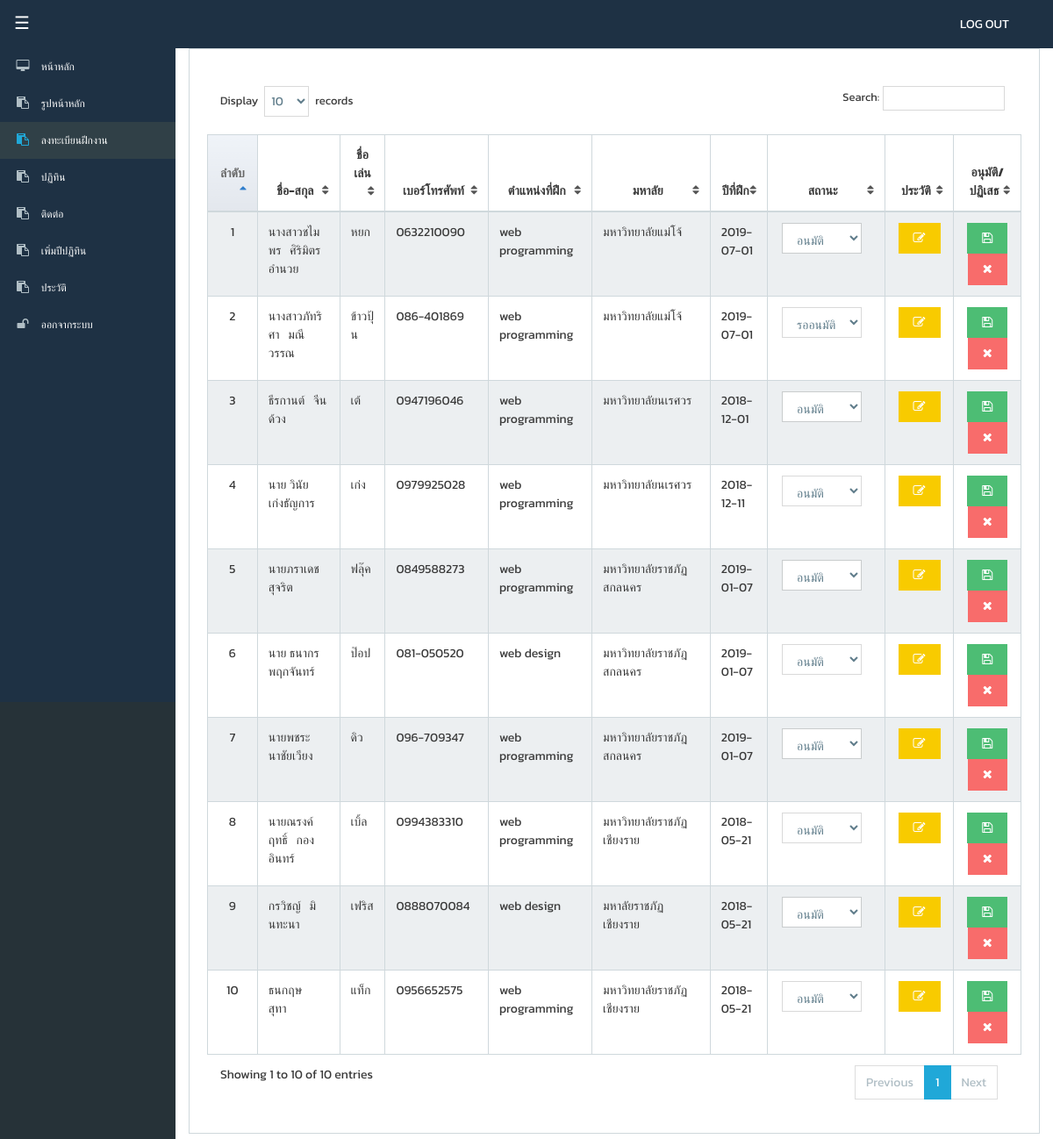
/admin/index.php?module=register&action=register_list (signed in), run on the app's committed database.
### tables this page shows
CREATE TABLE IF NOT EXISTS `tb_student` (
  `id` int(11) NOT NULL AUTO_INCREMENT,
  `Name` varchar(30) NOT NULL,
  `Surname` varchar(30) NOT NULL,
  `Nickname` varchar(20) NOT NULL,
  `Tel` varchar(10) NOT NULL,
  `B_Date` date NOT NULL,
  `Address` varchar(100) NOT NULL,
  `File1` varchar(70) NOT NULL,
  `File2` varchar(70) NOT NULL,
  `Disease` varchar(50) NOT NULL,
  `family` varchar(30) NOT NULL,
  `Status` varchar(30) NOT NULL,
  `Introduce` varchar(30) NOT NULL,
  `DateStart` date NOT NULL,
  `DateEnd` date NOT NULL,
  `University` varchar(50) NOT NULL,
  `Gpa1` varchar(10) NOT NULL,
  `School` varchar(50) NOT NULL,
  `Gpa2` varchar(10) NOT NULL,
  `Diploma` varchar(50) NOT NULL,
  `Gpa3` varchar(10) NOT NULL,
  `S_Primary` varchar(50) NOT NULL,
  `Gpa4` varchar(10) NOT NULL,
  `_attention` varchar(100) NOT NULL,
  `Skill` varchar(100) NOT NULL,
  `Tel2` varchar(10) NOT NULL,
  `_Email` varchar(50) NOT NULL,
  `_Facebook` varchar(50) NOT NULL,
  `_Line_id` varchar(30) NOT NULL,
  `_Contact` varchar(30) NOT NULL,
  `_Namecontact` varchar(50) NOT NULL,
  `_Telcontact` varchar(10) NOT NULL,
  `_Position` varchar(30) NOT NULL,
  `status1` tinyint(1) NOT NULL,
  `year_start` int(4) NOT NULL,
  `year_end` int(4) NOT NULL,
  PRIMARY KEY (`id`)
);

### admin/include/function.php (called while the page is built, shortened)
<?php
	function get_module($module,$action){
		include("module/".$module."/index.php");
	}
?>

### admin/module/register/register_function.php (the view, shortened to what this page needs)
<?php
function register_list(){
?>
<?php
  $resule_register=mysql_query("SELECT * FROM tb_student  where id and status1 != '2' ORDER BY id DESC") or die(mysql_error());
?>
<div class="row">
  <div class="col-lg-12">
      <div class="card">
<div class="card-block">
<form name="listregister" action ="index.php?
module=register&action=delete_register" method ="post" enctype="multipart/form-data">
<div class="table-responsive" style="margin-top: 10px;">
    <table class="table table-striped table-bordered table-hover " id="dataTables-example" >
      <thead>
        <tr>
          <th style="color: #696969;">ลำดับ</th>
          <th width="15%">ชื่อ-สกุล</th>
          <th width="6%">ชื่อเล่น</th>
          <th width="11%">เบอร์โทรศัพท์</th>
          <th width="12%">ตำแหน่งที่ฝึก</th>
          <th width="20%">มหาลัย</th>
          <th width="8%">ปีที่ฝึก</th>
          <th width="8%">สถานะ</th>
          <th width="8%">ประวัติ</th>
          <th>อนุมัติ/ปฏิเสธ</th>
        </tr>
      </thead>
    <tbody>
<?php
$i =1;
  while($row_register = mysql_fetch_array($resule_register)){
?>
    <tr class="odd gradeX">
    <td align ="center"><?php echo $i; ?></td>
    <td>
          <a><?php echo $row_register['Name']; ?> &nbsp; <?php echo $row_register['Surname']; ?></a>
    </td>
    <td>
          <a><?php echo $row_register['Nickname']; ?> </a>
    </td>
    <td>
          <a><?php echo $row_register['Tel']; ?> </a>
    </td>
    <td>
          <a><?php echo $row_register['_Position']; ?> </a>
    </td>
    <td>
          <a><?php echo $row_register['University']; ?> </a>
    </td>
    <td>
      <a><?php echo $row_register['DateStart']; ?></a>
    </td>
    <td>
      <form name="confirm" action="index.php?module=register&action=confirm_register" method="post">
          <select name="status" class="form-control">
            <option value="0" <?php if($row_register['status1']==0){ echo "selected"; } ?>>รออนุมัติ</option>
            <option value="1" <?php if($row_register['status1']==1){ echo "selected"; } ?>>อนุมัติ</option>
          </select>
      </form>
    </td>
    <td align ="center">
      <div class="btn-all">
        <a href ="index.php?module=register&action=edit_register&id=<?php echo $row_register['id']; ?>" class="btn btn-warning">
        <i class='fa fa-edit'></i></a>
      </div>
    </td>
    <td align ="center">
      <div class="btn-all">
         <button class="btn btn-success" type="submit">
        <i class='fa fa-save'></i></button>
        <a href ="index.php?module=register&action=delete_register&id=<?php echo $row_register['id']; ?>" onclick="return confirm('คุณแน่ใจว่าต้องการปฏิเสธ?')" class="btn btn-danger">
        <i class="fa fa-remove"></i></a>
      </div>
    </td>
    </tr>
<?php
  $i++;
}
?>
    </tbody>
 </table>
</form>
 </div>
<?php
}
?>

### data on the page
tb_student: Name "นางสาวชไมพร", Surname "ศิริมิตรอำนวย", Nickname "หยก", Tel "0632210090", _Position "web programming", University "มหาวิทยาลัยแม่โจ้", DateStart "2019-07-01", status "อนุมัติ"
tb_student: Name "นางสาวภัทริศา", Surname "มณีวรรณ", Nickname "ข้าวปุ้น", Tel "086-401869", _Position "web programming", University "มหาวิทยาลัยแม่โจ้", DateStart "2019-07-01", status "รออนุมัติ"
tb_student: Name "ธีรกานต์", Surname "จีนด้วง", Nickname "เต้", Tel "0947196046", _Position "web programming", University "มหาวิทยาลัยนเรศวร", DateStart "2018-12-01", status "อนุมัติ"
tb_student: Name "นาย วินัย", Surname "เก่งธัญการ", Nickname "เก่ง", Tel "0979925028", _Position "web programming", University "มหาวิทยาลัยนเรศวร", DateStart "2018-12-11", status "อนุมัติ"
tb_student: Name "นายภราเดช", Surname "สุจริต", Nickname "ฟลุ๊ค", Tel "0849588273", _Position "web programming", University "มหาวิทยาลัยราชภัฏสกลนคร", DateStart "2019-01-07", status "อนุมัติ"
tb_student: Name "นาย ธนากร", Surname "พฤกจันทร์", Nickname "ป๊อป", Tel "081-050520", _Position "web design", University "มหาวิทยาลัยราชภัฎสกลนคร", DateStart "2019-01-07", status "อนุมัติ"
tb_student: Name "นายพชระ", Surname "นาชัยเวียง", Nickname "ดิว", Tel "096-709347", _Position "web programming", University "มหาวิทยาลัยราชภัฎสกลนคร", DateStart "2019-01-07", status "อนุมัติ"
tb_student: Name "นายณรงค์ฤทธิ์", Surname "กองอินทร์", Nickname "เบิ้ล", Tel "0994383310", _Position "web programming", University "มหาวิทยาลัยราชภัฏเชียงราย", DateStart "2018-05-21", status "อนุมัติ"
tb_student: Name "กรวิชญ์", Surname "มินทะนา", Nickname "เฟริส", Tel "0888070084", _Position "web design", University "มหาลัยราชภัฏเชียงราย", DateStart "2018-05-21", status "อนุมัติ"
tb_student: Name "ธนกฤษ", Surname "สุทา", Nickname "แท็ก", Tel "0956652575", _Position "web programming", University "มหาวิทยาลัยราชภัฏเชียงราย", DateStart "2018-05-21", status "อนุมัติ"
